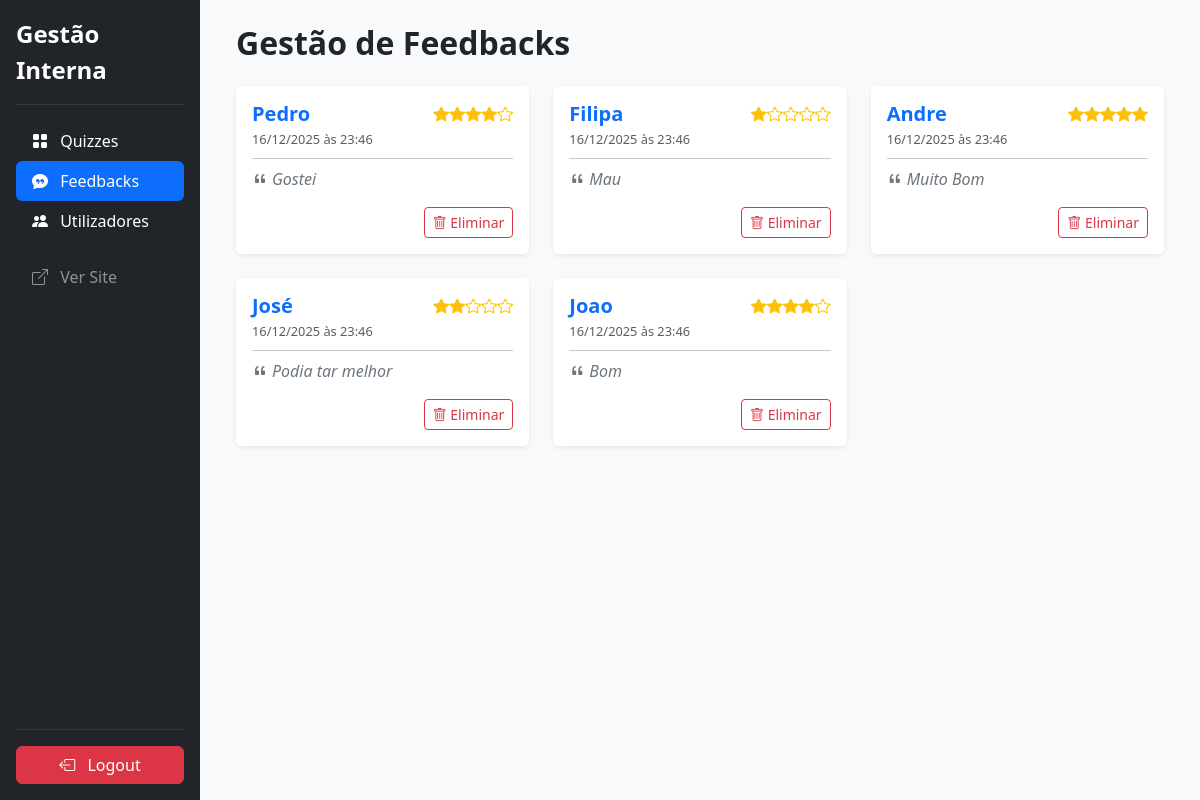
The app's page /admin/gest_feedback.php (signed in) with its own data.
### tables this page shows
CREATE TABLE IF NOT EXISTS `feedback` (
  `id` int NOT NULL AUTO_INCREMENT,
  `nome` varchar(100) NOT NULL,
  `mensagem` text NOT NULL,
  `data_submissao` datetime DEFAULT CURRENT_TIMESTAMP,
  `classificacao` int DEFAULT '5',
  PRIMARY KEY (`id`)
);

### admin/gest_feedback.php (the view, shortened to what this page needs)
<?php
require_once '../includes/connection.php';
$feedbacks = $pdo->query("SELECT * FROM feedback ORDER BY data_submissao DESC")->fetchAll();
?>
<!DOCTYPE html>
<html lang="pt-pt">
<head>
    <link rel="stylesheet" href="../bootstrap/css/bootstrap.min.css">
    <link rel="stylesheet" href="../bootstrap/css/bootstrap-icons.min.css">
</head>
<body class="bg-light">
<div class="container-fluid">
    <div class="row">
        <div class="col-lg-3 col-xl-2 p-0 bg-dark sidebar-col">
            <?php require_once 'includes/admin_nav.php'; ?>
        </div>
        <div class="col-12 col-lg-9 col-xl-10">
            <div class="p-4">
                <h2 class="mb-4 fw-bold">Gestão de Feedbacks</h2>
                <?php if (count($feedbacks) > 0): ?>
                    <div class="row row-cols-1 row-cols-md-2 row-cols-xl-3 g-4">
                        <?php foreach ($feedbacks as $f): ?>
                        <div class="col">
                            <div class="card h-100 shadow-sm border-0">
                                <div class="card-body">
                                    <div class="d-flex justify-content-between align-items-start mb-2">
                                        <div>
                                            <h5 class="fw-bold text-primary mb-0"><?php echo htmlspecialchars($f['nome']); ?></h5>
                                            <small class="text-muted" style="font-size: 0.8rem;">
                                                <?php echo date('d/m/Y \à\s H:i', strtotime($f['data_submissao'])); ?>
                                            </small>
                                        </div>
                                        <div class="text-warning text-nowrap">
                                            <?php
                                            $estrelas = $f['classificacao'] ?? 5;
                                            for($i=1; $i<=5; $i++) echo ($i <= $estrelas) ? '<i class="bi bi-star-fill"></i>' : '<i class="bi bi-star"></i>';
                                            ?>
                                        </div>
                                    </div>
                                    <hr class="my-2 opacity-25">
                                    <p class="card-text text-secondary fst-italic">
                                        <i class="bi bi-quote me-1"></i><?php echo htmlspecialchars($f['mensagem']); ?>
                                    </p>
                                </div>
                                <div class="card-footer bg-white border-top-0 d-flex justify-content-end pb-3 pt-0">
                                    <a href="gest_feedback.php?delete_id=<?php echo $f['id']; ?>"
                                       class="btn btn-sm btn-outline-danger"
                                       onclick="return confirm('Tem a certeza que deseja eliminar este feedback?');">
                                        <i class="bi bi-trash"></i> Eliminar
                                    </a>
                                </div>
                            </div>
                        </div>
                        <?php endforeach; ?>
                    </div>
                <?php endif; ?>
            </div>
        </div>
    </div>
</div>
</body>
</html>

### admin/gest_feedback.php (style rules this page uses)
@media (min-width: 992px) { .sidebar-col { min-height: 100vh; } }

### records on screen
feedback: nome "Pedro", data_submissao "16/12/2025 às 23:46", classificacao 4 (drawn), mensagem "Gostei"
feedback: nome "Filipa", data_submissao "16/12/2025 às 23:46", classificacao 1 (drawn), mensagem "Mau"
feedback: nome "Andre", data_submissao "16/12/2025 às 23:46", classificacao 5 (drawn), mensagem "Muito Bom"
feedback: nome "José", data_submissao "16/12/2025 às 23:46", classificacao 2 (drawn), mensagem "Podia tar melhor"
feedback: nome "Joao", data_submissao "16/12/2025 às 23:46", classificacao 4 (drawn), mensagem "Bom"
